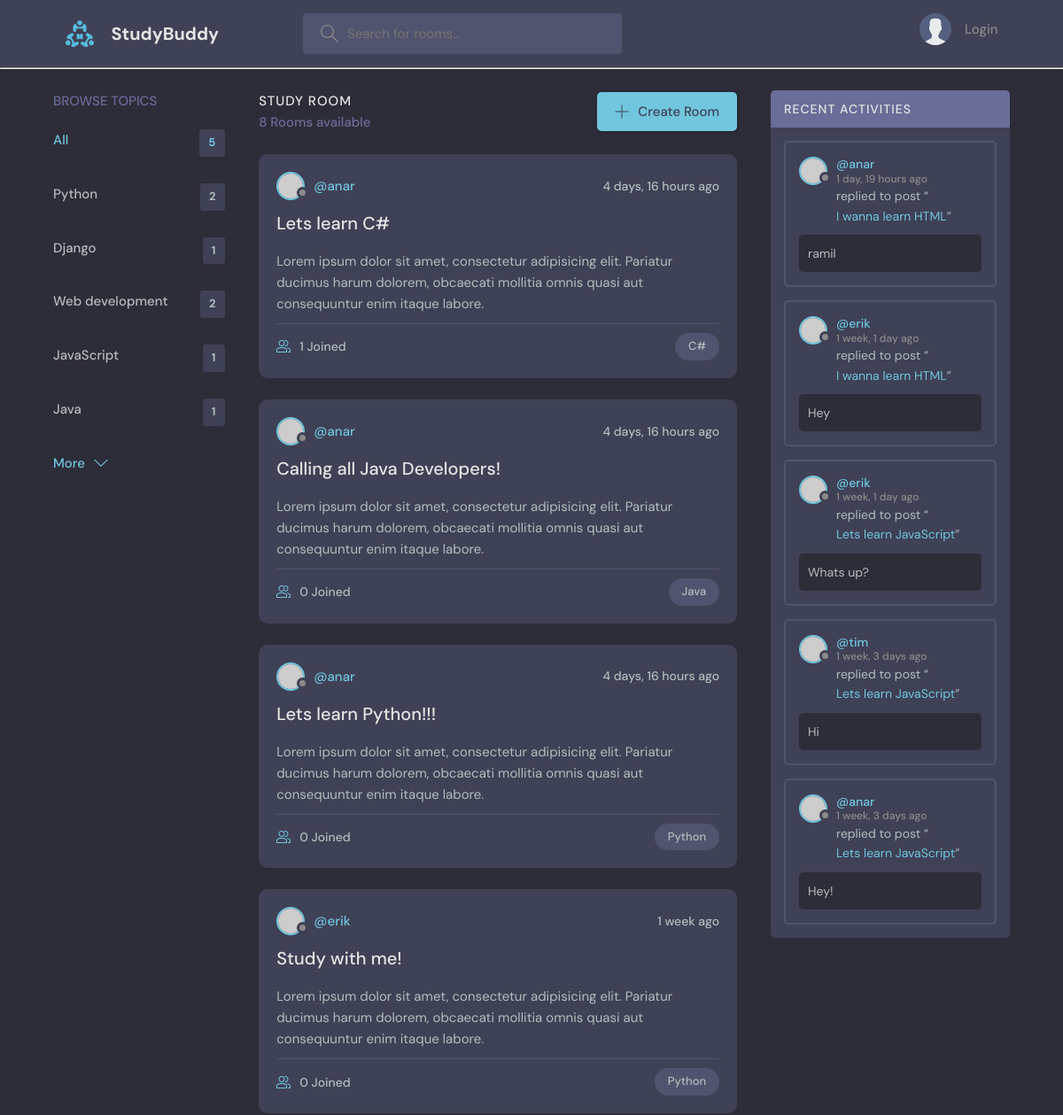
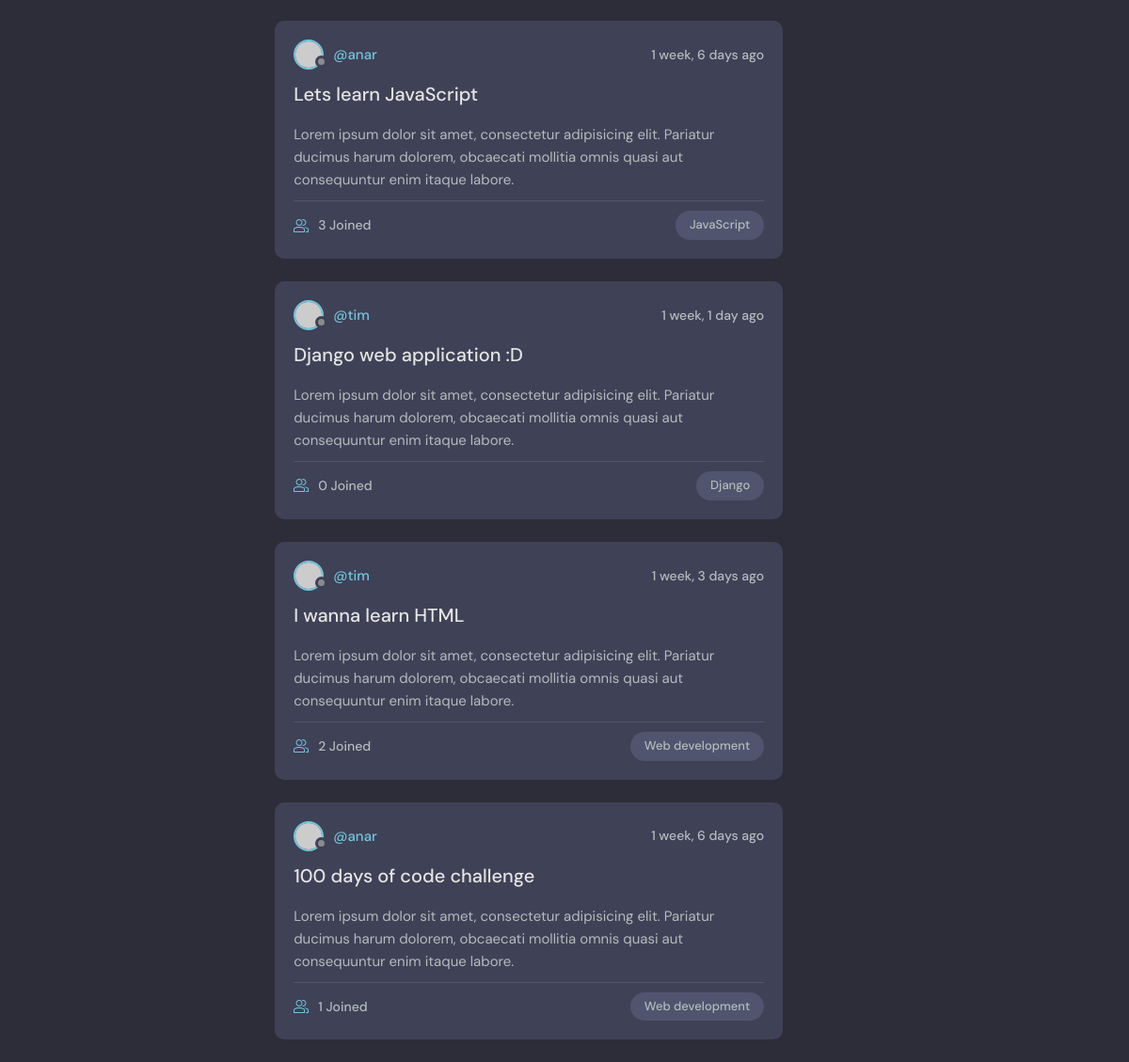
The page / on the database its author committed (2 pictures, top to bottom).
### base/models.py (models this page shows, shortened)
class Topic(models.Model):
    name = models.CharField(max_length=200)

class Room(models.Model):
    host = models.ForeignKey(User, models.SET_NULL, null=True)
    topic = models.ForeignKey(Topic, on_delete=models.SET_NULL, null=True)
    name = models.CharField(max_length=200)
    description = models.TextField(null=True, blank=True)
    participants = models.ManyToManyField(User, related_name='participants', blank=True)
    updated = models.DateTimeField(auto_now=True)
    created = models.DateTimeField(auto_now_add=True)
    class Meta:
        ordering = ['-updated', '-created']
    def __str__(self) -> str:
        return self.name

class Message(models.Model):
    user = models.ForeignKey(User, on_delete=models.CASCADE)
    room = models.ForeignKey(Room, on_delete=models.CASCADE)
    body = models.TextField()
    updated = models.DateTimeField(auto_now=True)
    created = models.DateTimeField(auto_now_add=True)
    class Meta:
        ordering = ['-updated', '-created']

### base/views.py (the view)
# urls.py: path('', views.home, name='home'),
def home(request):
    q = request.GET.get('q') if request.GET.get('q') != None else ''
    rooms = Room.objects.filter(
        Q(topic__name__icontains=q) |
        Q(name__icontains=q) |
        Q(description__icontains=q)
        )
    topics = Topic.objects.all()[0:5]
    room_count = rooms.count()
    room_messages = Message.objects.filter(Q(room__topic__name__icontains=q))
    context = {'rooms': rooms, 'topics': topics, 'room_count': room_count, 'room_messages': room_messages}
    return render(request, 'base/home.html', context)

### base/templates/base/home.html (shortened to what this page needs)
   {% extends 'main.html' %}
   {% block content %}
   <main class="layout layout--3">
      <div class="container">
        {% include 'base/topics_component.html' %}
        <div class="roomList">
          <div class="roomList__header">
            <div>
              <h2>Study Room</h2>
              <p>{{room_count}} Rooms available</p>
            </div>
            <a class="btn btn--main" href="{% url 'create-room' %}">
              <svg version="1.1" xmlns="http://www.w3.org/2000/svg" width="32" height="32" viewBox="0 0 32 32">
                <title>add</title>
                <path
                  d="M16.943 0.943h-1.885v14.115h-14.115v1.885h14.115v14.115h1.885v-14.115h14.115v-1.885h-14.115v-14.115z"
                ></path>
              </svg>
              Create Room
            </a>
          </div>
          {% include 'base/feed_component.html' %}
        </div>
        {% include 'base/activity_component.html' %}
      </div>
    </main>
    {% endblock content %}

### base/templates/base/topics_component.html
<div class="topics">
    <div class="topics__header">
      <h2>Browse Topics</h2>
    </div>
    <ul class="topics__list">
      <li>
        <a href="{% url 'home' %}" class="active">All <span>{{topics.count}}</span></a>
      </li>
      {% for topic in topics %}
      <li>
        <a href="{% url 'home' %}?q={{topic.name}}">{{topic.name}}<span>{{ topic.room_set.all.count }}</span></a>
      </li>
      {% endfor %}
    </ul>
    <a class="btn btn--link" href="{% url 'topics' %}">
      More
      <svg version="1.1" xmlns="http://www.w3.org/2000/svg" width="32" height="32" viewBox="0 0 32 32">
        <title>chevron-down</title>
        <path d="M16 21l-13-13h-3l16 16 16-16h-3l-13 13z"></path>
      </svg>
    </a>
  </div>

### base/templates/base/feed_component.html (shortened to what this page needs)
{% for room in rooms %}
<div class="roomListRoom">
    <div class="roomListRoom__header">
      <a href="{% url 'user-profile' room.host.id %}" class="roomListRoom__author">
        <div class="avatar avatar--small">
          <img src="https://randomuser.me/api/portraits/women/11.jpg" />
        </div>
        <span>@{{room.host.username}}</span>
      </a>
      <div class="roomListRoom__actions">
        <span>{{room.created|timesince}} ago</span>
      </div>
    </div>
    <div class="roomListRoom__content">
      <a href="{% url 'room' room.id %}">{{room.name}}</a>
      <p>
        Lorem ipsum dolor sit amet, consectetur adipisicing elit. Pariatur ducimus harum dolorem, obcaecati
        mollitia omnis quasi aut consequuntur enim itaque labore.
      </p>
    </div>
    <div class="roomListRoom__meta">
      <a href="{% url 'room' room.id %}" class="roomListRoom__joined">
        {{room.participants.all.count}} Joined
      </a>
      <p class="roomListRoom__topic">{{room.topic.name}}</p>
    </div>
  </div>
{% endfor %}

### base/templates/base/activity_component.html (shortened to what this page needs)
<div class="activities">
    <div class="activities__header">
      <h2>Recent Activities</h2>
    </div>
    {% for message in room_messages %}
    <div class="activities__box">
      <div class="activities__boxHeader roomListRoom__header">
        <a href="{% url 'user-profile' message.user.id %}" class="roomListRoom__author">
          <div class="avatar avatar--small">
            <img src="https://randomuser.me/api/portraits/women/11.jpg" />
          </div>
          <p>
            @{{message.user}}
            <span>{{message.created|timesince}} ago</span>
          </p>
        </a>
      </div>
      <div class="activities__boxContent">
        <p>replied to post “<a href="{% url 'room' message.room.id %}">{{message.room}}</a>”</p>
        <div class="activities__boxRoomContent">
          {{message.body}}
        </div>
      </div>
    </div>
    {% endfor %}
  </div>

### rows shown on the page
Topic: name "Python", room_set.all.count "2"
Topic: name "Django", room_set.all.count "1"
Topic: name "Web development", room_set.all.count "2"
Topic: name "JavaScript", room_set.all.count "1"
Topic: name "Java", room_set.all.count "1"
Room: host.username "anar", created "4 days, 16 hours", name "Lets learn C#", participants.all.count "1", topic.name "C#"
Room: host.username "anar", created "4 days, 16 hours", name "Calling all Java Developers!", participants.all.count "0", topic.name "Java"
Room: host.username "anar", created "4 days, 16 hours", name "Lets learn Python!!!", participants.all.count "0", topic.name "Python"
Room: host.username "erik", created "1 week", name "Study with me!", participants.all.count "0", topic.name "Python"
Room: host.username "anar", created "1 week, 6 days", name "Lets learn JavaScript", participants.all.count "3", topic.name "JavaScript"
Room: host.username "tim", created "1 week, 1 day", name "Django web application :D", participants.all.count "0", topic.name "Django"
Room: host.username "tim", created "1 week, 3 days", name "I wanna learn HTML", participants.all.count "2", topic.name "Web development"
Room: host.username "anar", created "1 week, 6 days", name "100 days of code challenge", participants.all.count "1", topic.name "Web development"
Message: user "anar", created "1 day, 19 hours", room "I wanna learn HTML", body "ramil"
Message: user "erik", created "1 week, 1 day", room "I wanna learn HTML", body "Hey"
Message: user "erik", created "1 week, 1 day", room "Lets learn JavaScript", body "Whats up?"
Message: user "tim", created "1 week, 3 days", room "Lets learn JavaScript", body "Hi"
Message: user "anar", created "1 week, 3 days", room "Lets learn JavaScript", body "Hey!"

### other values the page prints
{{ topics.count }} "5"
{{ room_count }} "8"
